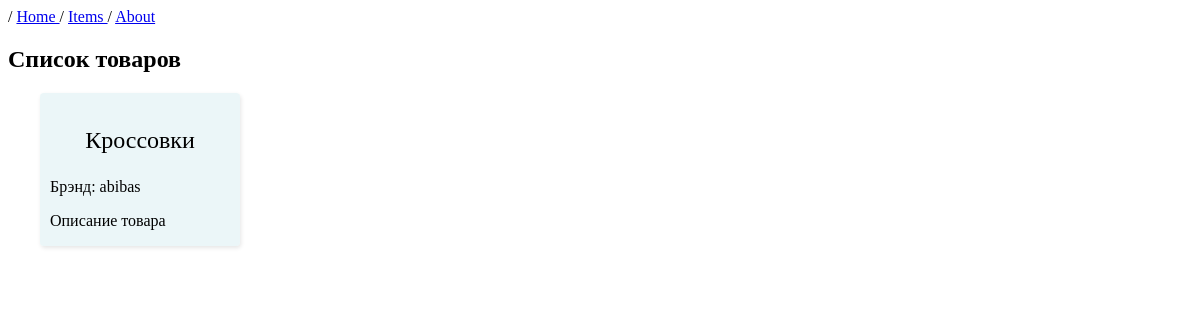
/items, run on an earlier commit of the app's database.
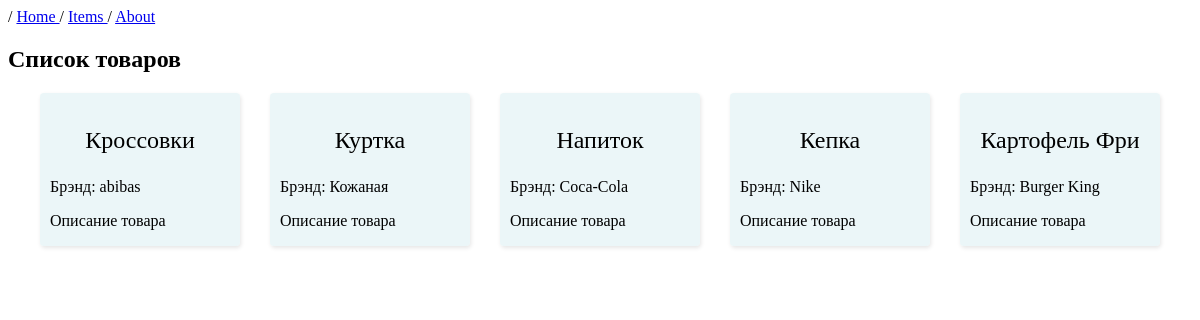
And on a later commit of the database.
### MainApp/models.py (models this page shows, shortened)
class Item(models.Model):
    name = models.CharField(max_length=100)
    brand = models.CharField(max_length=100)
    count = models.PositiveIntegerField()
    descriptions = models.TextField(max_length=200, default='Описание элемента')
    colors = models.ManyToManyField(to=Color)

### MainApp/views.py (the view)
# urls.py: path('items', views.getitems, name = "items-list")
def getitems(request):
    items = Item.objects.all()
    context = {
        "items": items
    }
    return render(request, "items_ls.html", context)

### templates/items_ls.html (shortened to what this page needs)
{% extends "base.html" %}
{% load static %}
{% block style %}
    <link rel="stylesheet" href="{% static "css/style.css" %}">
{% endblock  %}
{% block content %}
   {{ block.super }}
    <h2>Список товаров</h2>
    <div class="items">
        {% for item in items %}
        <div class="item">
            <a href="{% url "item-detail" item.id %}">
                <p class="item_name"> {{ item.name }} </p>
                <p> Брэнд: {{ item.brand }} </p>
                <p> Описание товара </p>
                </a>
            </div>
        {% endfor %}
    </div>
{% endblock %}

### templates/base.html (shortened to what this page needs)
<!DOCTYPE html>
<html lang="en">
<head>
    {% block style %}
    {% endblock  %}
</head>
<body>
    {% block content %}
        {% include "header.html" %}
    {% endblock  %}
</body>
</html>

### templates/header.html
<header>
    / <a href="{% url "home" %}"> Home </a>
    / <a href= {% url "items-list" %}> Items </a>
    / <a href="{% url "about" %}">About</a>
</header>

### static/css/style.css (style rules this page uses)
* { box-sizing: border-box; }
.item { width:150pt; height: 100% margin: 10px; box-shadow: 1px 2px 4px rgba(0, 0, 0, 0.1); border-radius: 4px; padding-top:10px; background: rgba(223, 241, 244, 0.625); }
.item p { padding-left: 10px; padding-right: 10px; }
.item_name { font-size: 1.5em; text-align:center; }
.item a { text-decoration: none; color: black; text-align: justify; }
.items { width: 100%; display: grid; grid-template-columns: repeat(auto-fill, 200px); max-width: 1200px; justify-content: center; justify-items: center; column-gap: 30px; row-gap: 40px; margin: 0 auto; }

What changed in the data, as far as the page shows it:
added Item: name "Куртка", brand "Кожаная"
added Item: name "Напиток", brand "Coca-Cola"
added Item: name "Кепка", brand "Nike"
added Item: name "Картофель Фри", brand "Burger King"
